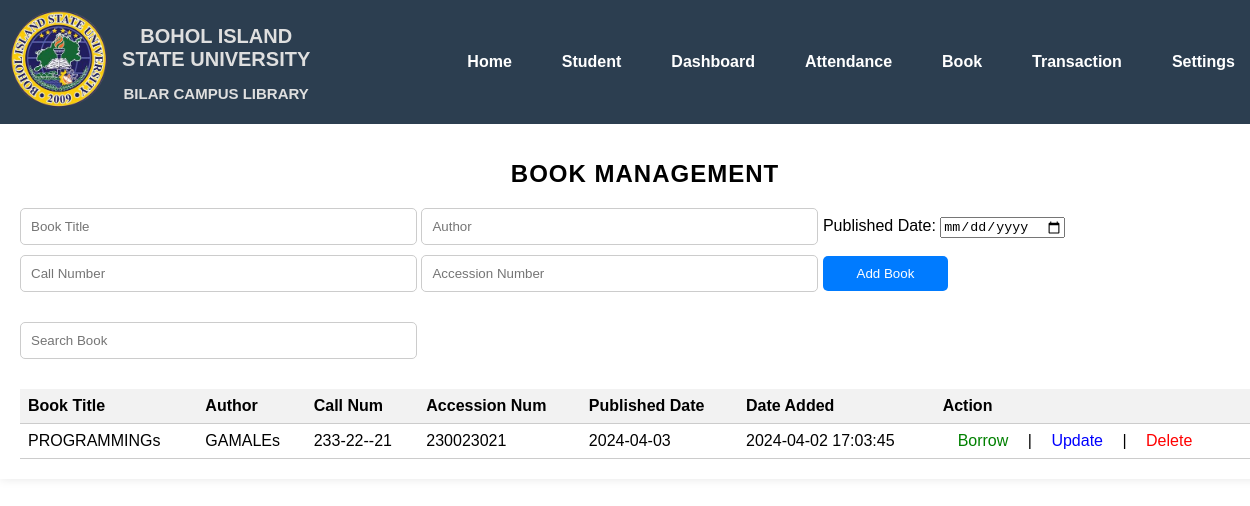
Screenshot of /book.php with the database file from the repository.
### tables this page shows
CREATE TABLE IF NOT EXISTS `books` (
  `book_id` int(11) NOT NULL AUTO_INCREMENT,
  `book_title` varchar(40) NOT NULL,
  `author` varchar(30) NOT NULL,
  `call_num` varchar(40) NOT NULL,
  `accession_num` varchar(40) NOT NULL,
  `published_date` date NOT NULL,
  `date_added` datetime NOT NULL,
  PRIMARY KEY (`book_id`)
);

### book.php (the view, shortened to what this page needs)
<!DOCTYPE html>
<html lang="en">
<head>
<?php include 'top_bar.php'; ?>
    <link rel="stylesheet" href="css/books.css">
</head>
<body>
    <div class="container">
        <h2>Book Management</h2>
        <form method="post">
  <input type="text" name="book_title" placeholder="Book Title" required>
  <input type="text" name="author" placeholder="Author" required>
  <label for="published_date">Published Date:</label>
  <input type="date" name="published_date" id="published_date" placeholder="Published Date" required>
  <input type="text" name="call_num" placeholder="Call Number" required>
  <input type="text" name="accession_num" placeholder="Accession Number" required>
  <input type="submit" name="addBook" value="Add Book">
</form>
<input type="text" id="search_input" name="search" placeholder="Search Book">
        <?php
            include "connect.php";
            $sql = "SELECT * FROM books";
            $result = $conn->query($sql);
            if ($result->num_rows > 0) {
                echo "<table>
                        <tr>
                            <th>Book Title</th>
                            <th>Author</th>
                            <th>Call Num</th>
                            <th>Accession Num</th>
                            <th>Published Date</th>
                            <th>Date Added</th>
                            <th>Action</th>
                        </tr>";
                while ($row = $result->fetch_assoc()) {
                    echo "<tr>
                            <td>".$row["book_title"]."</td>
                            <td>".$row["author"]."</td>
                            <td>".$row["call_num"]."</td>
                            <td>".$row["accession_num"]."</td>
                            <td>".$row["published_date"]."</td>
                            <td>".$row["date_added"]."</td>
                            <td>
                            <a href='borrow_book.php?book_id=".$row['book_id']."&book_title=".$row['book_title']."&author=".$row['author']."&call_num=".$row['call_num']."&accession_num=".$row['accession_num']."&published_date=".$row['published_date']."' style='color: green;'>Borrow</a> |
                            <a href='load_book.php?book_id=".$row['book_id']."' style='color: blue;'>Update</a> |
                            <a href='delete_book.php?book_id=".$row['book_id']."'>Delete</a>
                            </td>
                        </tr>";
                }
                echo "</table>";
            } else {
                echo "<span style='color: red;'>No Books Added!</span>";
            }
        ?>
    </div>
</body>
</html>

### css/main.css (style rules this page uses)
body { margin: 0; font-family: Arial, sans-serif; }
a { text-decoration: none; color: #fff; padding: 15px; transition: background-color 0.3s ease, color 0.3s ease; border-radius: 5px; }

### css/books.css (style rules this page uses)
form { margin-bottom: 20px; }
input[type="text"] { width: 30%; padding: 10px; margin-bottom: 10px; border: 1px solid #ccc; border-radius: 5px; }
input[type="submit"] { width: 10%; padding: 10px; border: none; border-radius: 5px; background-color: #007bff; color: #fff; cursor: pointer; transition: background-color 0.3s ease; }
table { width: 100%; border-collapse: collapse; margin-top: 20px; }
th, td { padding: 8px; border-bottom: 1px solid #ccc; text-align: left; }
th { background-color: #f2f2f2; }
td a { text-decoration: none; color: red; transition: color 0.3s ease; }
.container { width: 100%; max-width: 100%; margin: 0 auto; margin-top: 120px; padding: 20px; background-color: #fff; box-shadow: 0 0 10px rgba(0, 0, 0, 0.1); animation: fadeIn 1s ease-in-out; }
h2 { text-align: center; margin-bottom: 20px; color: black; text-transform: uppercase; letter-spacing: 1px; }

### rows the page displays
books: book_title "PROGRAMMINGs", author "GAMALEs", call_num "233-22--21", accession_num "230023021", published_date "2024-04-03", date_added "2024-04-02 17:03:45"
